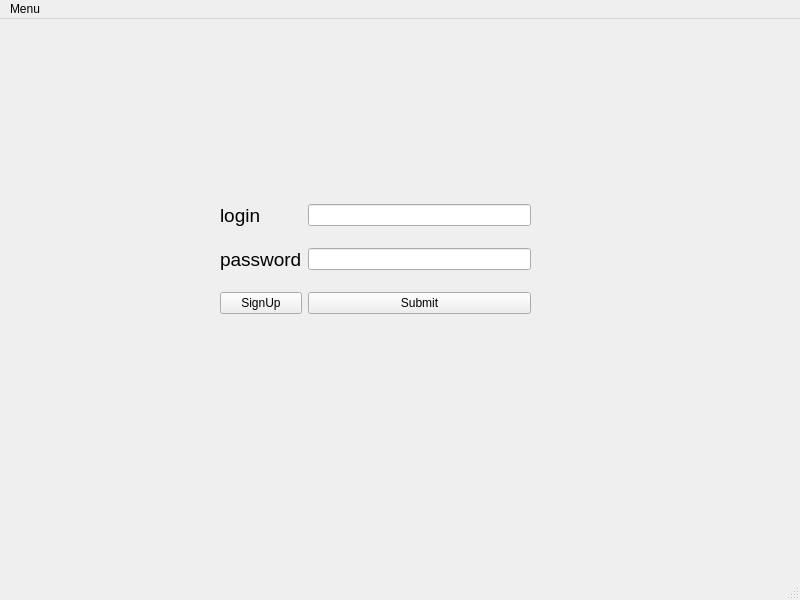
<?xml version="1.0" encoding="UTF-8"?>
<ui version="4.0">
 <class>MainWindow</class>
 <widget class="QMainWindow" name="MainWindow">
  <property name="windowModality">
   <enum>Qt::WindowModal</enum>
  </property>
  <property name="geometry">
   <rect>
    <x>0</x>
    <y>0</y>
    <width>800</width>
    <height>600</height>
   </rect>
  </property>
  <property name="contextMenuPolicy">
   <enum>Qt::DefaultContextMenu</enum>
  </property>
  <property name="windowTitle">
   <string>MainWindow</string>
  </property>
  <property name="layoutDirection">
   <enum>Qt::LeftToRight</enum>
  </property>
  <widget class="QWidget" name="centralwidget">
   <widget class="QWidget" name="layoutWidget">
    <property name="geometry">
     <rect>
      <x>220</x>
      <y>170</y>
      <width>311</width>
      <height>141</height>
     </rect>
    </property>
    <layout class="QGridLayout" name="gridLayout">
     <item row="2" column="0">
      <widget class="QPushButton" name="SignUp">
       <property name="text">
        <string>SignUp</string>
       </property>
      </widget>
     </item>
     <item row="2" column="1">
      <widget class="QPushButton" name="Submit">
       <property name="text">
        <string>Submit</string>
       </property>
      </widget>
     </item>
     <item row="0" column="1">
      <widget class="QLineEdit" name="username">
       <property name="inputMethodHints">
        <set>Qt::ImhEmailCharactersOnly|Qt::ImhLatinOnly</set>
       </property>
       <property name="inputMask">
        <string notr="true"/>
       </property>
       <property name="text">
        <string/>
       </property>
       <property name="cursorPosition">
        <number>0</number>
       </property>
       <property name="dragEnabled">
        <bool>false</bool>
       </property>
       <property name="clearButtonEnabled">
        <bool>true</bool>
       </property>
      </widget>
     </item>
     <item row="0" column="0">
      <widget class="QLabel" name="label">
       <property name="font">
        <font>
         <pointsize>14</pointsize>
        </font>
       </property>
       <property name="text">
        <string>login</string>
       </property>
       <property name="buddy">
        <cstring>username</cstring>
       </property>
      </widget>
     </item>
     <item row="1" column="1">
      <widget class="QLineEdit" name="password">
       <property name="echoMode">
        <enum>QLineEdit::Password</enum>
       </property>
      </widget>
     </item>
     <item row="1" column="0">
      <widget class="QLabel" name="label_2">
       <property name="font">
        <font>
         <pointsize>14</pointsize>
        </font>
       </property>
       <property name="text">
        <string>password</string>
       </property>
       <property name="buddy">
        <cstring>password</cstring>
       </property>
      </widget>
     </item>
    </layout>
    <zorder>username</zorder>
    <zorder>SignUp</zorder>
    <zorder>Submit</zorder>
    <zorder>label</zorder>
    <zorder>password</zorder>
    <zorder>label_2</zorder>
   </widget>
  </widget>
  <widget class="QStatusBar" name="statusbar"/>
  <widget class="QMenuBar" name="menubar">
   <property name="geometry">
    <rect>
     <x>0</x>
     <y>0</y>
     <width>800</width>
     <height>21</height>
    </rect>
   </property>
   <widget class="QMenu" name="menuMenu">
    <property name="title">
     <string>Menu</string>
    </property>
    <addaction name="actionConect_database"/>
   </widget>
   <addaction name="menuMenu"/>
  </widget>
  <action name="actionConect_database">
   <property name="text">
    <string>Conect database</string>
   </property>
  </action>
 </widget>
 <tabstops>
  <tabstop>username</tabstop>
  <tabstop>password</tabstop>
  <tabstop>Submit</tabstop>
  <tabstop>SignUp</tabstop>
 </tabstops>
 <resources/>
 <connections/>
</ui>
